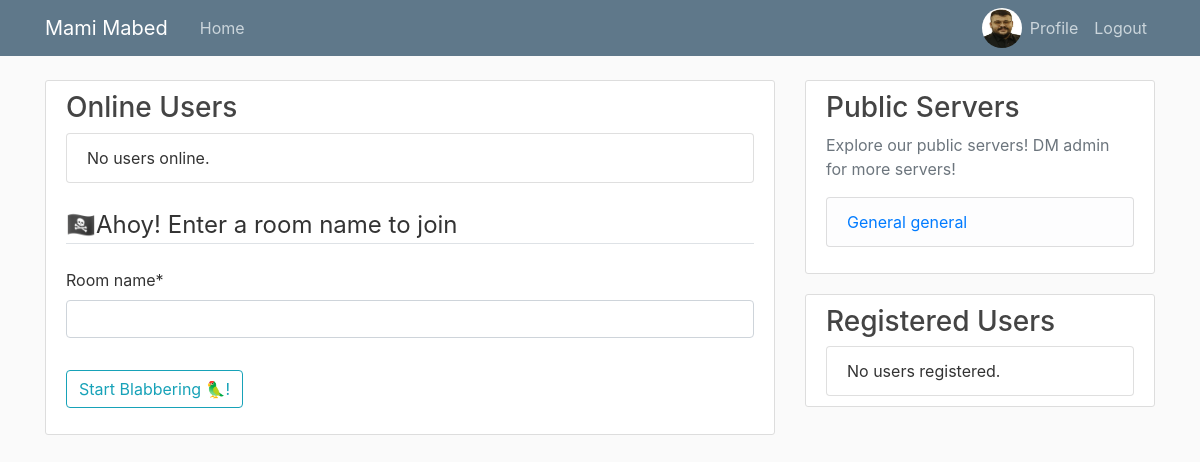
Page / (signed in) on the earlier database version.
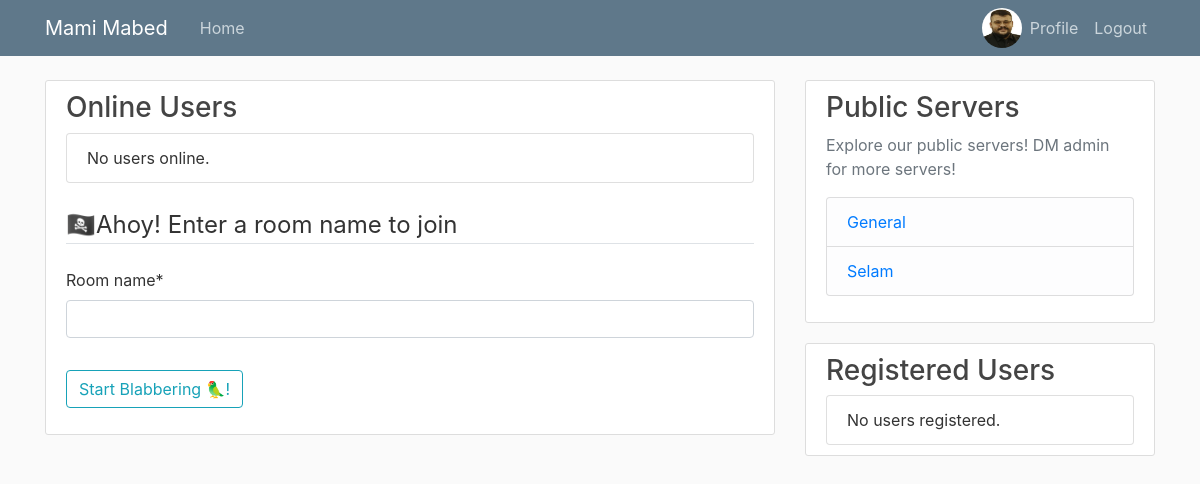
Same page on the later database version.
### chat/models.py (models this page shows, shortened)
class Room(models.Model):
    name = models.CharField(max_length=50)
    slug = models.CharField(max_length=50, unique=True)

### chat/views.py (the view)
# urls.py: path('', chat_views.chat_home, name='chat-home'),
@login_required()
def chat_home(request):
    form = RoomForm(request.POST or None)
    if request.method == 'POST' and form.is_valid():
        room_name = form.cleaned_data['room_name']
        db_messages = Message.objects.filter(room=room_name)[:]
        messages.success(request, f"Joined: {room_name}")
        return render(request, 'chat/chatroom.html', {'room_name': room_name, 'title': room_name, 'db_messages': db_messages})
    return render(request, 'chat/index.html', {'form': form})

### chat/forms.py
class RoomForm(forms.Form):
    room_name = forms.CharField()

### chat/context_processors.py (called while the page is built)
def public_rooms(request):
    rooms = Room.objects.all()
    return {'rooms': rooms}

### chat/templates/chat/index.html (shortened to what this page needs)
{% extends "chat/base.html" %}
{% load crispy_forms_tags %}
{% block content %}
<div class="content-section">
  <h3>Online Users</h3>
  <ul class="list-group mb-4">
    {% for user in users %}
      <li class="list-group-item">{{ user.username }}</li>
    {% empty %}
      <li class="list-group-item">No users online.</li>
    {% endfor %}
  </ul>
  <form method="POST">
    <fieldset class="form-group">
      <legend class="border-bottom mb-4">
        🏴‍☠️Ahoy! Enter a room name to join
      </legend>
      {{ form|crispy }}
    </fieldset>
    <div class="form-group">
      <button class="btn btn-outline-info" type="submit">
        Start Blabbering 🦜!
      </button>
    </div>
  </form>
</div>
{% endblock content %}

### chat/templates/chat/base.html (shortened to what this page needs)
{% load static %}
<!DOCTYPE html>
<html>
<head>
    <link rel="stylesheet" href="https://maxcdn.bootstrapcdn.com/bootstrap/4.0.0/css/bootstrap.min.css">
    <link rel="stylesheet" type="text/css" href="{% static 'chat/main.css' %}">
</head>
<body>
    <header class="site-header">
      <nav class="navbar navbar-expand-md navbar-dark bg-steel fixed-top">
        <div class="container">
          <a class="navbar-brand mr-4" href="{% url 'chat-home' %}">Mami Mabed</a>
          <div class="collapse navbar-collapse" id="navbarToggle">
            <div class="navbar-nav mr-auto">
              <a class="nav-item nav-link" href="{% url 'chat-home' %}">Home</a>
            </div>
            <div class="navbar-nav">
              {% if user.is_authenticated %}
              <img width="50px" class="rounded-circle" style="max-height: 40px; max-width: 40px;" src="{{ user.profile.image.url }}">
                <a class="nav-item nav-link" href="{% url 'profile' %}"> Profile</a>
                <a class="nav-item nav-link" href="{% url 'logout' %}">Logout</a>
              {% else %}
                <a class="nav-item nav-link" href="{% url 'login' %}">Login</a>
                <a class="nav-item nav-link" href="{% url 'register' %}">Register</a>
              {% endif %}
            </div>
          </div>
        </div>
      </nav>
    </header>
    <main role="main" class="container">
      <div class="row">
        <div class="col-md-8">
          {% block content %}{% endblock %}
        </div>
        <div class="col-md-4">
          <div class="content-section">
            <h3>Public Servers</h3>
            <p class='text-muted'>Explore our public servers! DM admin for more servers!
              <ul class="list-group">
                {% if rooms is None %}
                <li class="list-group-item list-group-item-light"> No public servers available ATM </li>
                {% else %}
                {% for room in rooms %}
                <li class="list-group-item list-group-item-light">
                    <a href="{% url 'chat-room' room.slug %}">
                        {{ room.name }}
                    </a>
                </li>
                {% endfor %}
                {% endif %}
              </ul>
            </p>
          </div>
          <div class="content-section">
            <h3>Registered Users</h3>
            <ul class="list-group mt-2">
              {% for user in users %}
                <li class="list-group-item d-flex align-items-center">
                  <img class="rounded-circle me-2" src="{{ user.profile.image.url }}" style="width: 30px; height: 30px;" alt="{{ user.username }}'s profile picture">
                  {{ user.username }}
                </li>
              {% empty %}
                <li class="list-group-item">No users registered.</li>
              {% endfor %}
            </ul>
          </div>
        </div>
      </div>
    </main>
</body>
</html>

Differences in the rows shown:
removed Room: name "General general"
added Room: name "General"
added Room: name "Selam"
